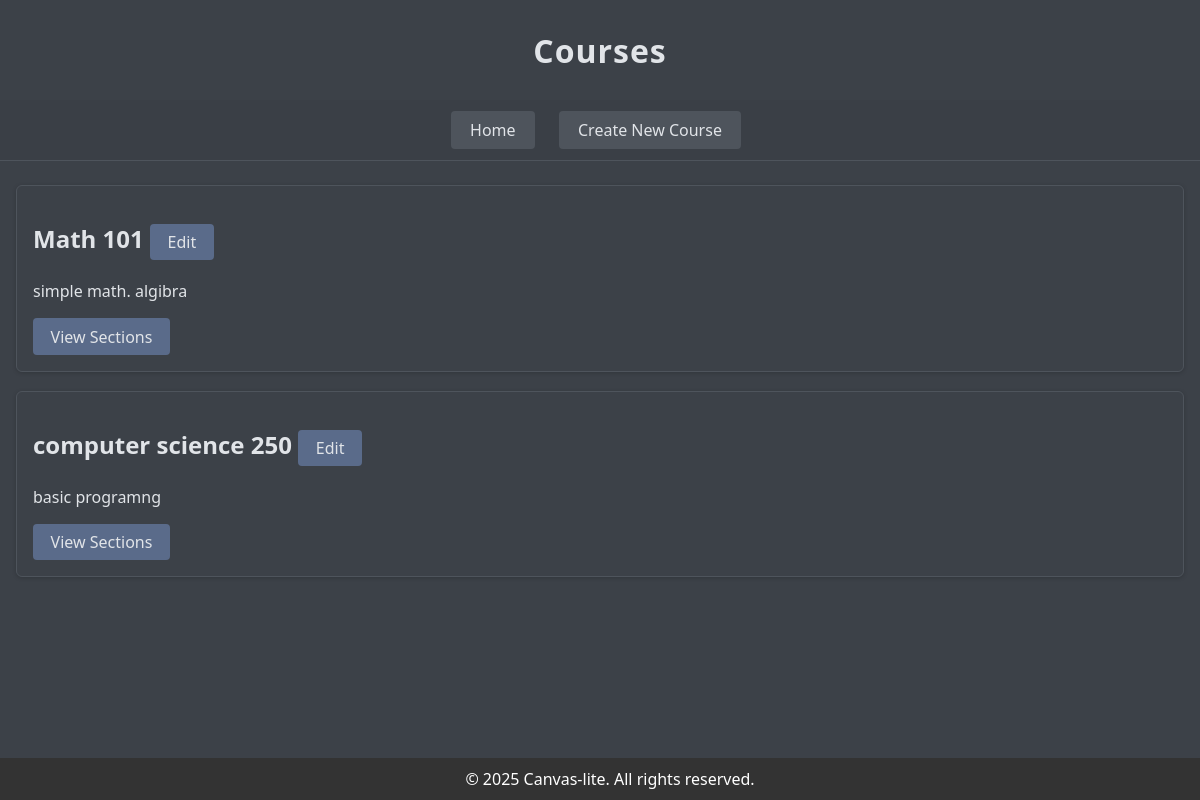
/sudo/course/ (signed in), run on the app's committed database.
### webapp/models/courses.py (models this page shows, shortened)
class Course(models.Model):
    name = models.CharField(default=None, max_length=50)
    description = models.TextField(blank=True)

### webapp/views/admin.py (the view)
# urls.py: path('sudo/course/', views.courses_list, name='courses_list'),
@in_groups(["Admin"])
def courses_list(request):
    courses = Course.objects.prefetch_related('sections').all()
    return render(request, 'admin_pages/list_course.html', {'courses': courses})

### webapp/views/admin.py (called while the page is built)
def in_groups(group_names):
    def check(user):
        return user.groups.filter(name__in=group_names).exists()
    return user_passes_test(check)

### templates/admin_pages/list_course.html (shortened to what this page needs)
{% extends "base.html" %}
{% load static %}
{% load site_tags %}
{% block content %}
    <header>
        <h1>Courses</h1>
    </header>
    <nav>
        <a href="{% url 'admin_home' %}" class="btn">Home</a>
        <a href="{% url 'create_model' model_name="course" %}" class="btn">Create New Course</a>
    </nav>
    <div class="container">
        {% for course in courses %}
            <div class="card course-card">
                <h2>
                    {{ course.name }}
                    <a href="{% url 'edit_model' 'course' course.id %}" class="btn">Edit</a>
                </h2>
                <p>{{ course.description }}</p>
                <a href="{% url 'sections_list' 'course' course.id %}" class="btn">View Sections</a>
            </div>
        {% endfor %}
    </div>
{% endblock %}

### templates/static/css/base_dark.css (style rules this page uses)
body { font-family: 'Segoe UI', Arial, sans-serif; background: #3c4148; color: #e1e4e8; margin: 0; padding: 0; min-height: 100vh; }
header { background: #3c4148; color: #e1e4e8; box-shadow: 0 2px 8px rgba(0, 0, 0, 0.15); display: flex; justify-content: center; align-items: center; height: 100px; text-align: center; }
header h1 { margin: 0; font-size: 2rem; letter-spacing: 1px; }
.container { flex: 1 0 auto; margin: 1rem; }
nav { background: #3a3f46; padding: 0.7rem 2rem; margin-bottom: 1.5rem; display: flex; gap: 1rem; align-items: center; border-bottom: 1px solid #4e545c; justify-content: center; }
nav a, nav .btn, nav button { text-decoration: none; color: #d1d5db; background: #4e545c; padding: 0.5rem 1.2rem; border-radius: 4px; transition: background 0.2s, color 0.2s; font-weight: 500; border: none; }
.card { background: #3c4148; border: 1px solid #4e545c; border-radius: 6px; padding: 1rem; margin-bottom: 1.2rem; box-shadow: 0 1px 4px rgba(0, 0, 0, 0.18); }
.btn, button.btn { display: inline-block; background: #5a6b8a; color: #e1e4e8 !important; border: none; padding: 0.45rem 1.1rem; border-radius: 4px; cursor: pointer; text-decoration: none; font-size: 1rem; margin-right: 0.5rem; font-weight: 500; transition: background 0.2s; }

### data on the page
Course: name "Math 101", description "simple math. algibra"
Course: name "computer science 250", description "basic programng"
